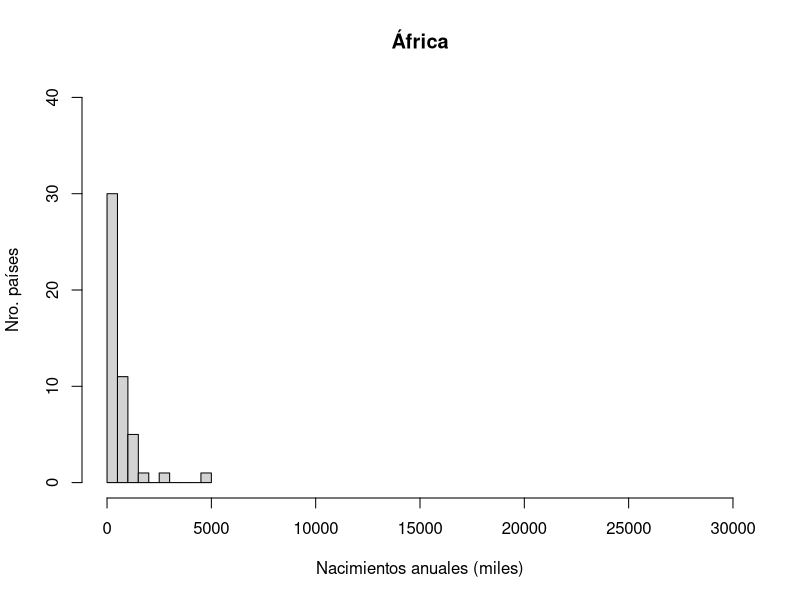
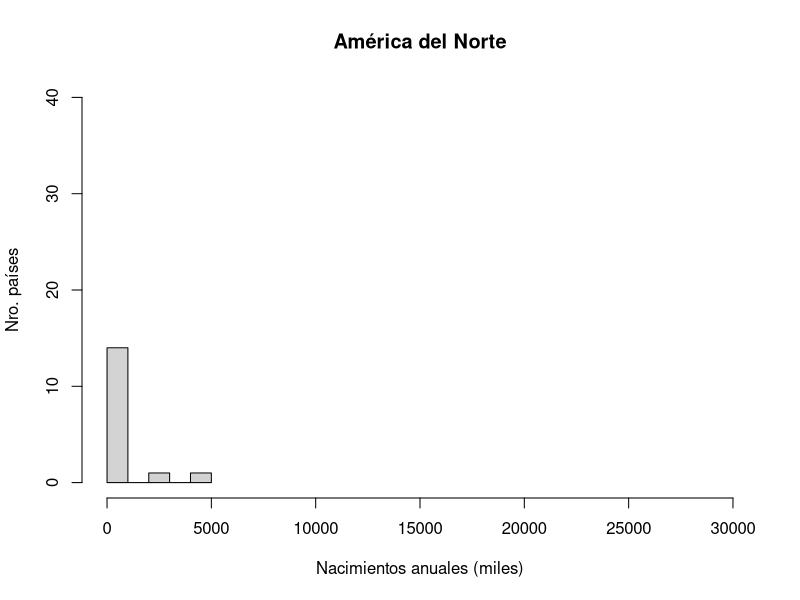
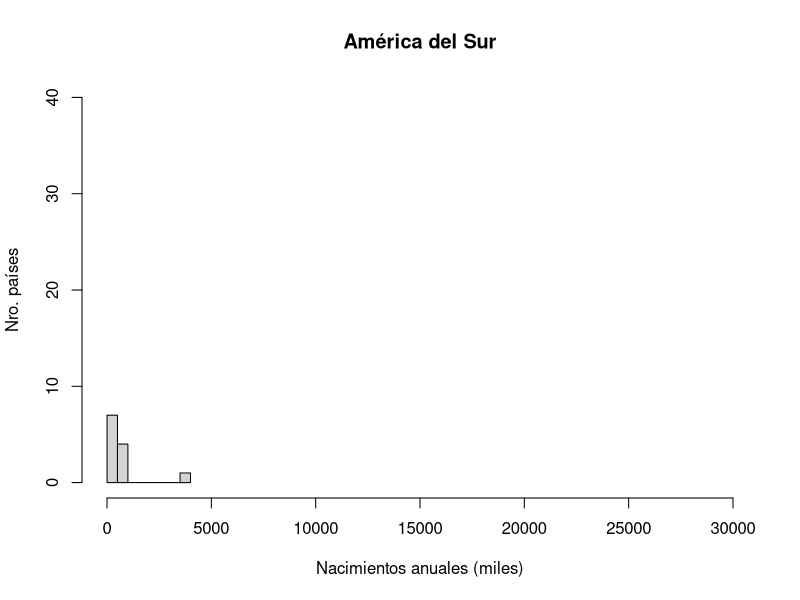
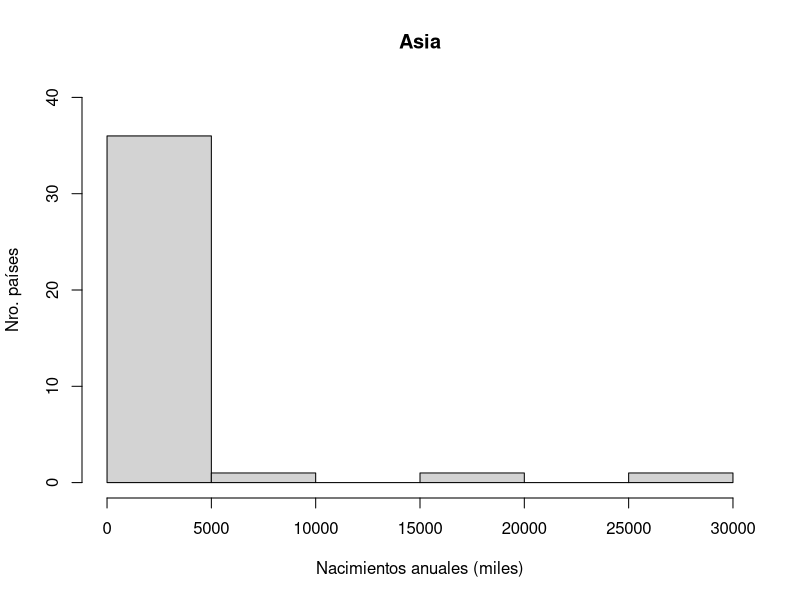
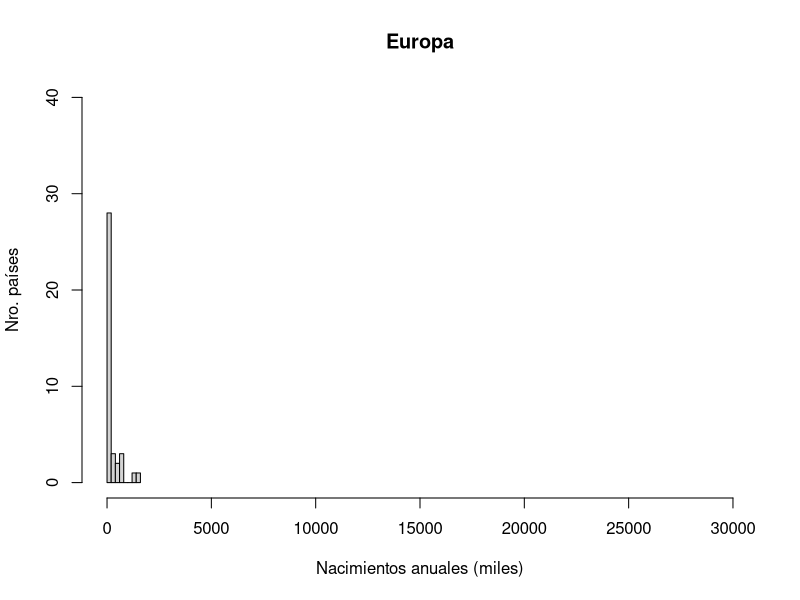
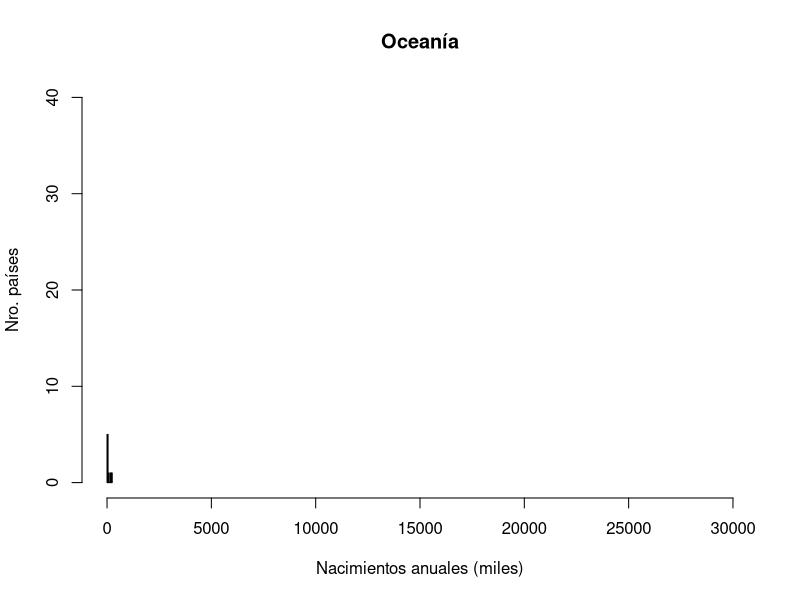

Recreate these plots in R, in order.
# 	
#		ESTADISTICA PARA INGENIEROS - PROYECTO 1
#
#		ACTIVIDAD 2
#
# 			Gráficos descriptivos de las variables por continente:
#				- Histograma:
#						- Población total
#						- Nacimientos anuales 
#				- Diagrama de caja:
#						- Tasa de mortalidad menores de 5 años
#						- Tasa de mortalidad menores de 1 año
#						- INB per capita
#						- Esperanza de vida al nacer
#
#			Continentes:
#				- Africa
#				- America del Norte
#				- America del Sur
#				- Asia
#				- Europa
#				- Oceania
#
#		A2_NacimientosAnuales.R:
#			Script para graficar variable "Nacimientos anuales".
#
#		AUTORES:
#			- Jose Acevedo 13-10006
#			- Pablo Betancourt 13-10147

datosUnicef <- read.csv2("Unicef.csv", fileEncoding="latin1", check.names=FALSE)

# Extracción de datos
nacimientosAnualesAfrica <- as.numeric(unlist(subset(datosUnicef, Continente=="Africa")["Nacimientos anuales (miles)"]))
nacimientosAnualesAmericaDelNorte <- as.numeric(unlist(subset(datosUnicef, Continente=="America del Norte")["Nacimientos anuales (miles)"]))
nacimientosAnualesAmericaDelSur <- as.numeric(unlist(subset(datosUnicef, Continente=="America del Sur")["Nacimientos anuales (miles)"]))
nacimientosAnualesAsia <- as.numeric(unlist(subset(datosUnicef, Continente=="Asia")["Nacimientos anuales (miles)"]))
nacimientosAnualesEuropa <- as.numeric(unlist(subset(datosUnicef, Continente=="Europa")["Nacimientos anuales (miles)"]))
nacimientosAnualesOceania <- as.numeric(unlist(subset(datosUnicef, Continente=="Oceania")["Nacimientos anuales (miles)"]))

# Creación de histogramas por continente
jpeg("A2_Histograma7_NacimientosAnuales_Africa.jpeg")
hist(nacimientosAnualesAfrica,
	main="África",
	xlab="Nacimientos anuales (miles)",
	ylab="Nro. países",
	xlim=c(0,30000),
	ylim=c(0,40)
)

jpeg("A2_Histograma8_NacimientosAnuales_AmericaDelNorte.jpeg")
hist(nacimientosAnualesAmericaDelNorte,
	main="América del Norte",
	xlab="Nacimientos anuales (miles)",
	ylab="Nro. países",
	xlim=c(0,30000),
	ylim=c(0,40)
)

jpeg("A2_Histograma9_NacimientosAnuales_AmericaDelSur.jpeg")
hist(nacimientosAnualesAmericaDelSur,
	main="América del Sur",
	xlab="Nacimientos anuales (miles)",
	ylab="Nro. países",
	xlim=c(0,30000),
	ylim=c(0,40)
)	

jpeg("A2_Histograma10_NacimientosAnuales_Asia.jpeg")
hist(nacimientosAnualesAsia,
	main="Asia",
	xlab="Nacimientos anuales (miles)",
	ylab="Nro. países",
	xlim=c(0,30000),
	ylim=c(0,40)
)

jpeg("A2_Histograma11_NacimientosAnuales_Europa.jpeg")
hist(nacimientosAnualesEuropa,
	main="Europa",
	xlab="Nacimientos anuales (miles)",
	ylab="Nro. países",
	xlim=c(0,30000),
	ylim=c(0,40)
)

jpeg("A2_Histograma12_NacimientosAnuales_Oceania.jpeg")
hist(nacimientosAnualesOceania,
	main="Oceanía",
	xlab="Nacimientos anuales (miles)",
	ylab="Nro. países",
	xlim=c(0,30000),
	ylim=c(0,40)
)